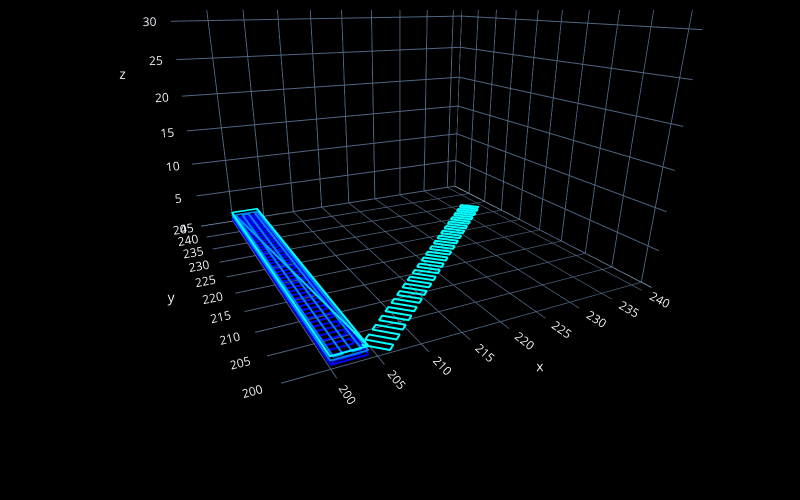
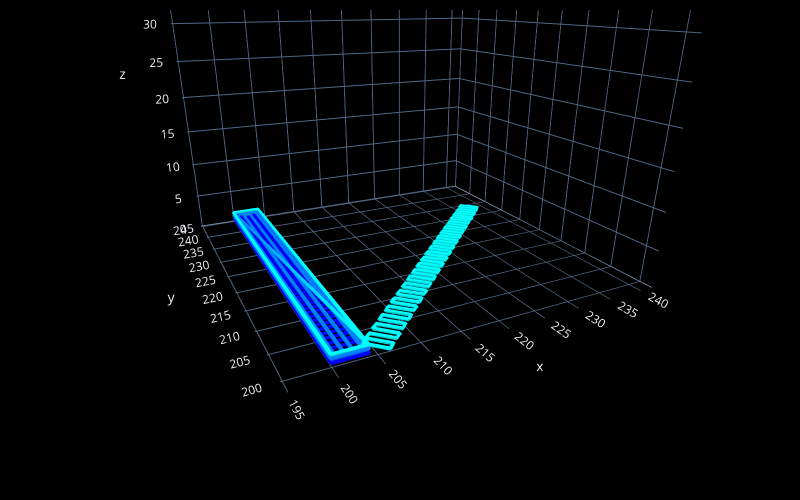

Notebook code for these charts, in order:
### Code cell
# preview the design

fc.transform(steps, 'plot', fc.PlotControls(style='line', zoom=0.7))
# hover the cursor over the lines in the plot to check xyz positions of the points in the design

# uncomment the next line to create a plot with real heights/widths for extruded lines to preview the real 3D printed geometry
fc.transform(steps, 'plot', fc.PlotControls(style='tube', zoom=0.7, initialization_data={'extrusion_width': EW, 'extrusion_height': EH}))

# uncomment the next line to create a neat preview (click the top-left button in the plot for a .png file) - post and tag @FullControlXYZ :)
# fc.transform(steps, 'plot', fc.PlotControls(neat_for_publishing=True, zoom=0.5, initialization_data={'extrusion_width': EW, 'extrusion_height': EH}))

### Figure 1 — Plotly figure (JSON) as saved in the notebook; plotly's stock layout.template omitted (floating-point values rounded to 4 significant figures; data arrays with more than 128 entries replaced by an {"elided": "..."} marker saying what was removed)
{"data": [{"line": {"color": {"elided": "203 str values"}, "width": 4}, "mode": "lines", "showlegend": false, "type": "scatter3d", "x": {"elided": "203 float values"}, "y": {"elided": "203 float values"}, "z": {"elided": "203 float values"}}, {"marker": {"color": "red", "size": 2}, "mode": "markers", "showlegend": false, "type": "scatter3d", "x": [], "y": [], "z": []}], "layout": {"height": 500, "margin": {"b": 10, "l": 10, "pad": 4, "r": 10, "t": 10}, "paper_bgcolor": "black", "scene": {"aspectmode": "cube", "camera": {"center": {"x": 0, "y": 0, "z": -0.4893}, "eye": {"x": -0.7143, "y": -1.429, "z": 0.2143}}, "xaxis": {"backgroundcolor": "black", "nticks": 10, "range": [195.1, 241.7]}, "yaxis": {"backgroundcolor": "black", "nticks": 10, "range": [198.4, 245.0]}, "zaxis": {"backgroundcolor": "black", "nticks": 10, "range": [0, 46.62]}}, "width": 800}}

### Figure 2 — Plotly figure (JSON) as saved in the notebook; plotly's stock layout.template omitted (floating-point values rounded to 4 significant figures; data arrays with more than 128 entries replaced by an {"elided": "..."} marker saying what was removed)
{"data": [{"i": {"elided": "2832 int values"}, "j": {"elided": "2832 int values"}, "k": {"elided": "2832 int values"}, "type": "mesh3d", "vertexcolor": {"elided": "1420 str values"}, "x": {"elided": "1420 float values"}, "y": {"elided": "1420 float values"}, "z": {"elided": "1420 float values"}}, {"marker": {"color": "red", "size": 2}, "mode": "markers", "showlegend": false, "type": "scatter3d", "x": [], "y": [], "z": []}], "layout": {"height": 500, "margin": {"b": 10, "l": 10, "pad": 4, "r": 10, "t": 10}, "paper_bgcolor": "black", "scene": {"aspectmode": "cube", "camera": {"center": {"x": 0, "y": 0, "z": -0.4894}, "eye": {"x": -0.7143, "y": -1.429, "z": 0.2143}}, "xaxis": {"backgroundcolor": "black", "nticks": 10, "range": [194.8, 241.9]}, "yaxis": {"backgroundcolor": "black", "nticks": 10, "range": [198.1, 245.3]}, "zaxis": {"backgroundcolor": "black", "nticks": 10, "range": [0, 47.12]}}, "width": 800}}
